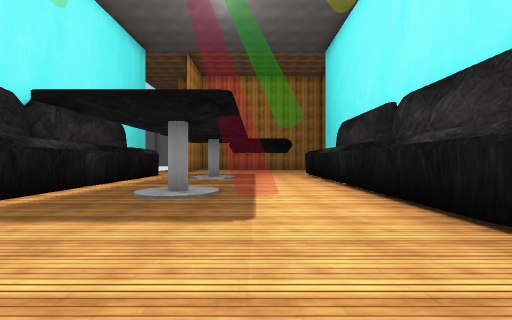
[1] (above)

12 first-person views from a walk through a Unity game level. The camera is 1.2 m above the floor, looks level and sees 90° across. The floor is counted in squares, 2 m on a side. Each view is taken from the middle of a square. On the plan, view 1 faces up. The plan holds only what a view shows up to about 9 squares ahead; the rest is blank. The place goes on beyond the plan. Some surface patterns are stand-ins.

[2]
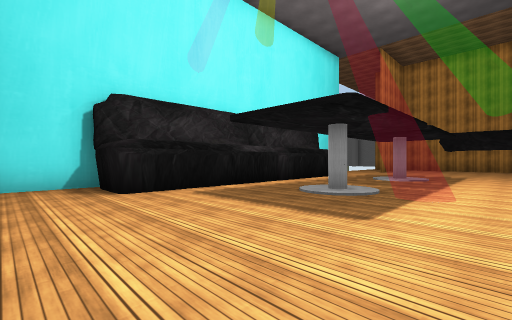

[3]
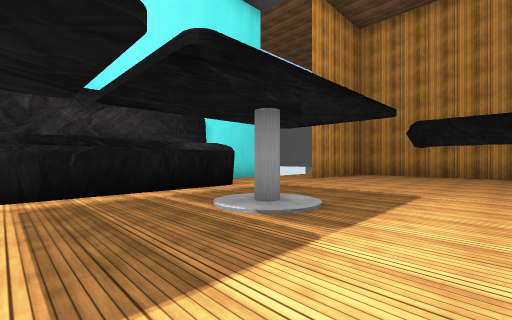

[4]
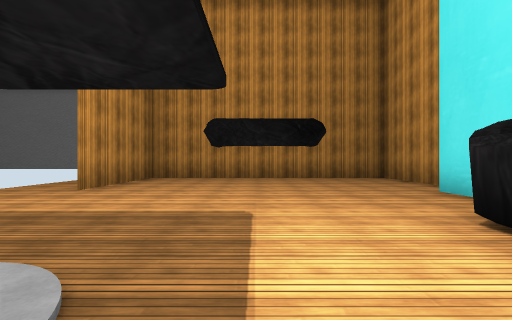

[5]
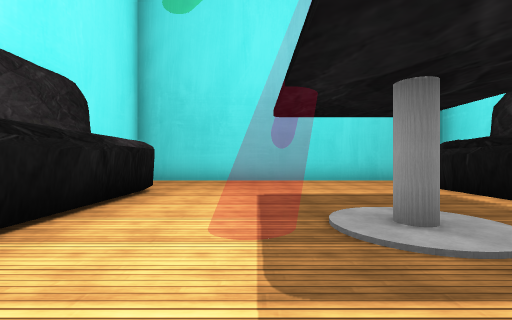

[6]
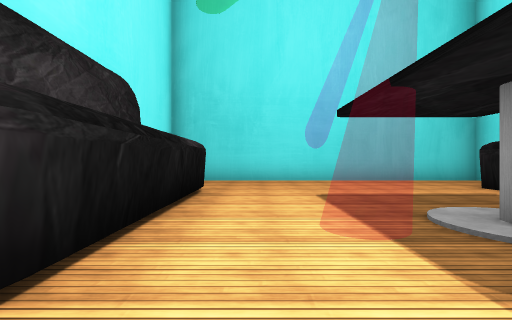

[7]
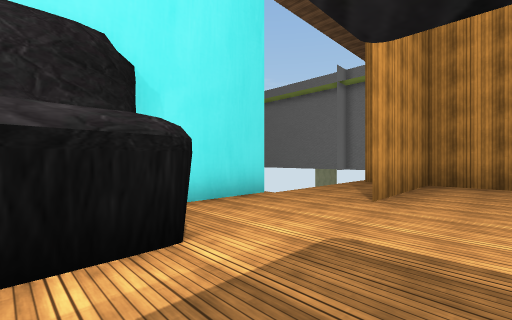

[8]
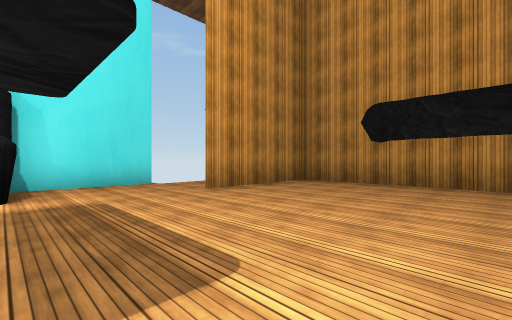

[9]
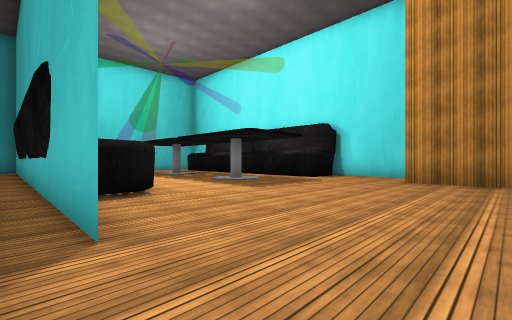

[10]
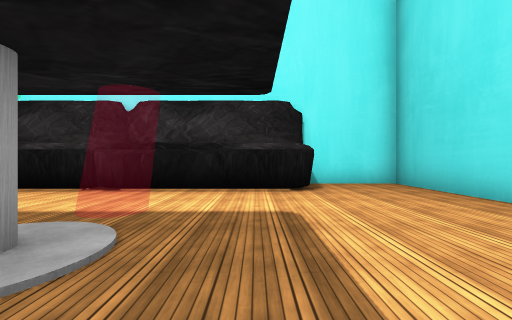

[11]
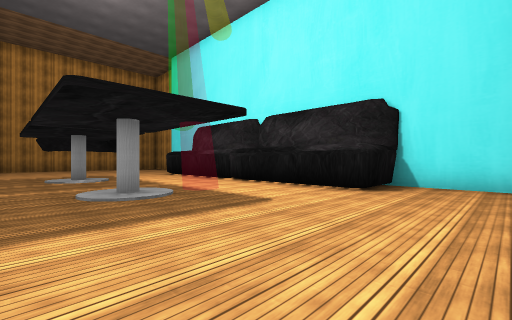

[12]
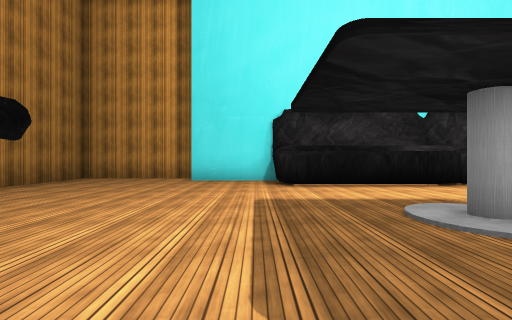

### Floor plan
Points are (right, up) in squares from view 1. A wall is a line through its corners. A room is listed if a view was taken in it or the views show most of it. See-through windows are left out.
Room 1 (views 1, 2, 3, 4, 5, 6, 7, 8, 9, 10, 11, 12)
walls: (-3.8, 9.9) (-3.8, 1.4) (-4.9, 1.4); (2.2, 10.5) (3, 10.5); (3.5, 10.4) (3.5, 12.9); (-5.5, 12.8) (-5.5, 10.1); (4.3, 13) (4.3, 16.6) (-3.5, 16.6) (-3.5, 13); (2, 2) (2, 10.3); (3.2, 1.8) (2.2, 1.8); (-5.5, 1.6) (-5.5, -0.6) (3.5, -0.6) (3.5, 2)
ways out: gap at (-5, 17)
objects: other object (-1, 5); other object (-1, 9)

Positions as (right, up) in squares from view 1, and headings:
1: (0, 0), facing up
2: (1, 0), facing up-left
3: (1, 6), facing up-left
4: (0, 8), facing up
5: (0, 7), facing down
6: (1, 7), facing down
7: (-2, 9), facing up-left
8: (1, 10), facing up-left
9: (4, 15), facing down-left
10: (-3, 3), facing right
11: (-3, 0), facing up-right
12: (-4, 11), facing right
